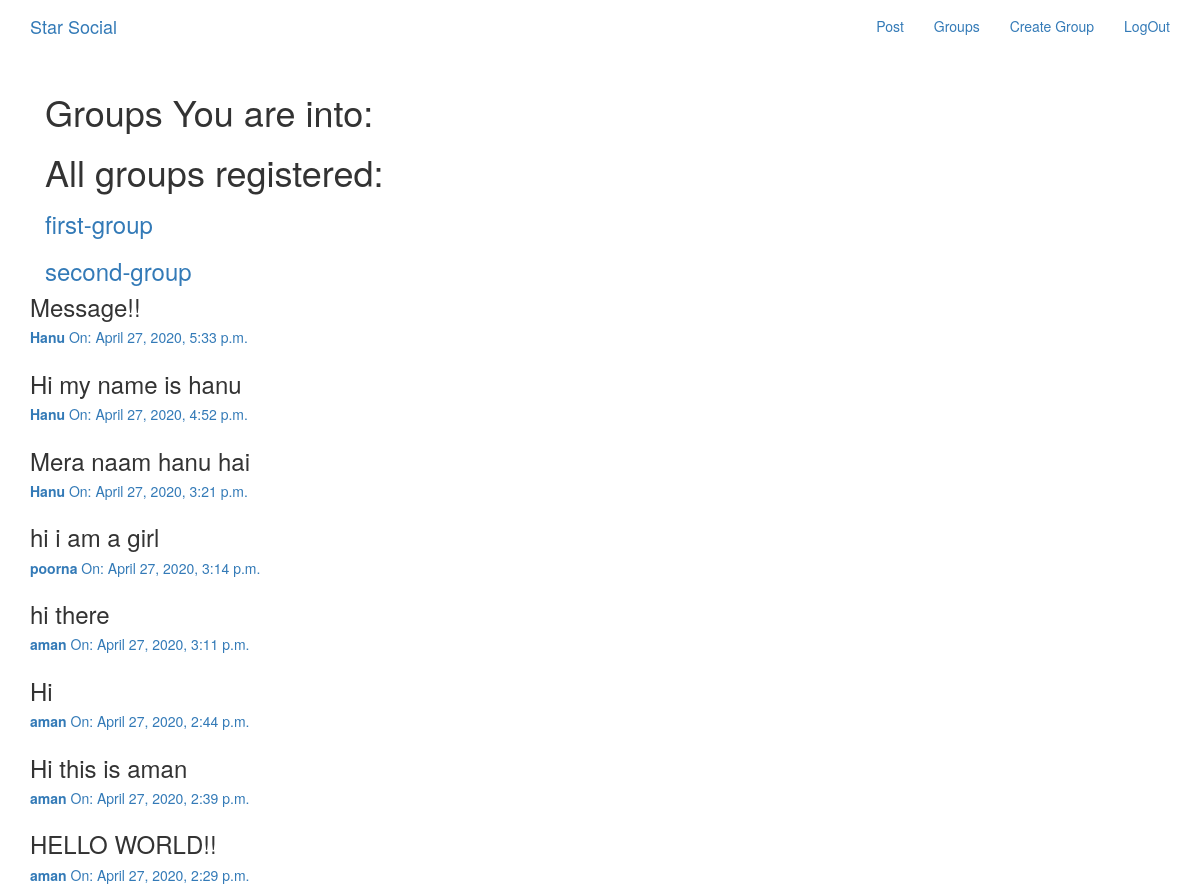
The page /posts/ (signed in) on the database its author committed.
### groups/models.py (models this page shows, shortened)
class Group(models.Model):
    name = models.CharField(max_length= 255, unique=True)
    slug = models.SlugField(allow_unicode=True, unique=True)
    description = models.TextField(blank=True, default='')
    description_html = models.TextField(editable=False, default='',blank=True)
    members = models.ManyToManyField(User, through='GroupMember')
    class Meta:
        ordering = ['name']

### posts/models.py (models this page shows, shortened)
class Post(models.Model):
    user = models.ForeignKey(User, related_name='posts', on_delete=models.CASCADE)
    created_at = models.DateTimeField(auto_now=True)
    message = models.TextField()
    message_html = models.TextField(editable=False)
    group = models.ForeignKey(Group, related_name='post', null=True,blank=True, on_delete=models.CASCADE)
    class Meta:
        ordering = ['-created_at']
        unique_together = ['user', 'message']#since a message will be unique to a user

### posts/views.py (the view)
class PostList(SelectRelatedMixin,generic.ListView):
    model = models.Post
    select_related = ('user','group') #this specifies the fk relations between
    def get_context_data(self, **kwargs):
        context = super(PostList, self).get_context_data(**kwargs)
        context['user_groups'] = models.Group.objects.filter(members__in=[self.request.user]) #this statements says select all object of member which has user in it
        context['other_groups'] = models.Group.objects.all()
        return context

### posts/templates/posts/post_list.html (shortened to what this page needs)
{% extends "posts/post_base.html" %}
{% block prepost %}
  <div class="col-md-12">
    {% if request.user.is_authenticated %}
    <div class="card card-with-shadow">
      <div class="content">
        <h1 class="title" >Groups You are into: </h1>
      </div>
    </div>
    {% endif %}
    <div class="card card-with-shadow">
      <div class="content">
        <h1 class="title" >All groups registered: </h1>
        <ul class="list-unstyled">
          {% for other_group in other_groups %}
          <li class="group li">
            <h3><a href="{% url 'groups:single' slug=other_group.slug %}">{{other_group.slug}}</a></h3>
          </li>
          {% endfor %}
        </ul>
      </div>
    </div>
  </div>
{% endblock %}
  {% block post_content %}
    {% for post in post_list %}
      {% include 'posts/_post.html' %}
    {% endfor %}
  {% endblock %}

### posts/templates/posts/_post.html (shortened to what this page needs)
<h3>{{post.message_html|safe}}</h3>
<div class="media-body">
  <h5 class="media-heading">
    <span class="username">
      <a href="{% url 'posts:for_user' username=post.user.username %}">  <strong>{{post.user.username}}</strong></a>
    </span>
    <time class="time">
      <a href="{% url 'posts:single' username=post.user.username pk=post.pk %}">On: {{post.created_at}}</a>
    </time>
  </h5>
</div>

### rows shown on the page
Group: slug "first-group"
Group: slug "second-group"
Post: message_html "Message!!", user.username "Hanu", created_at "April 27, 2020, 5:33 p.m."
Post: message_html "Hi my name is hanu", user.username "Hanu", created_at "April 27, 2020, 4:52 p.m."
Post: message_html "Mera naam hanu hai", user.username "Hanu", created_at "April 27, 2020, 3:21 p.m."
Post: message_html "hi i am a girl", user.username "poorna", created_at "April 27, 2020, 3:14 p.m."
Post: message_html "hi there", user.username "aman", created_at "April 27, 2020, 3:11 p.m."
Post: message_html "Hi", user.username "aman", created_at "April 27, 2020, 2:44 p.m."
Post: message_html "Hi this is aman", user.username "aman", created_at "April 27, 2020, 2:39 p.m."
Post: message_html "HELLO WORLD!!", user.username "aman", created_at "April 27, 2020, 2:29 p.m."
